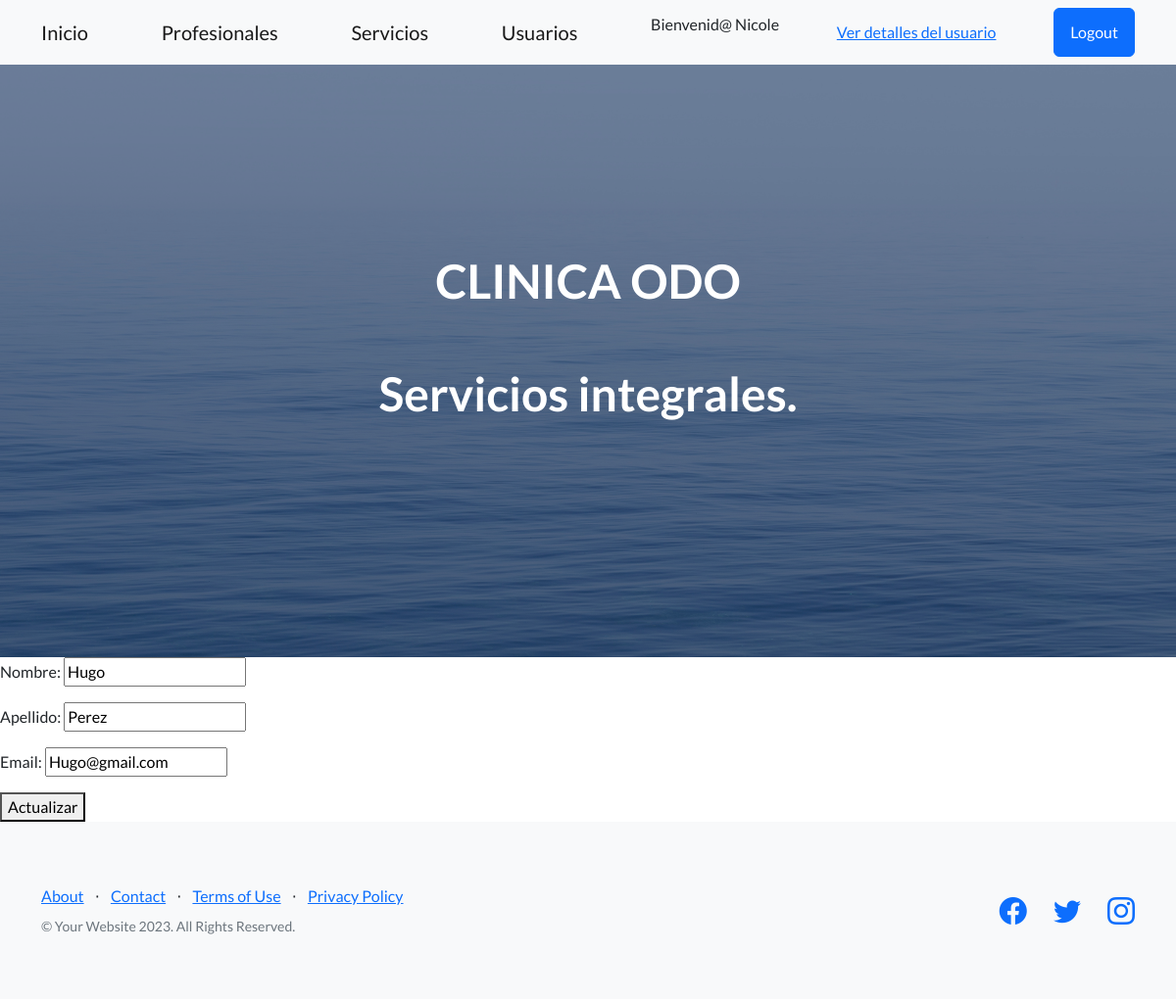
The page /ClinicaODO/editar-profesionales/1 (signed in) on the database its author committed.
### ClinicaODON/models.py (models this page shows, shortened)
class Profesionales(models.Model):
   nombre= models.CharField(max_length=30)
   apellido= models.CharField(max_length=30)
   email= models.EmailField(null=True)

### ClinicaODON/views.py (the view)
# urls.py: path('editar-profesionales/<int:id>', editarProfesional, name="EditarProfesional"),
@staff_member_required(login_url='/ClinicaODO/autorizacion')
def editarProfesional(req, id):
    profesional= Profesionales.objects.get(id=id)
    if req.method== 'POST':
        miFormulario= ProfesionalesFormulario(req.POST)
        if miFormulario.is_valid():
            data= miFormulario.cleaned_data
            profesional.nombre= data["nombre"]
            profesional.apellido= data["apellido"]
            profesional.email= data["email"]
            profesional.save()
            return render(req, "inicio.html", {"mensaje": "Profesional actualizado con exito"})
        else:
            return render(req, "inicio.html", {"mensaje": "Formulario invalido"})
    else :
        miFormulario=  ProfesionalesFormulario(initial= {
            "nombre": profesional.nombre,
            "apellido": profesional.apellido,
            "email": profesional.email})
        return render(req, "editarProfesional.html", {"miFormulario": miFormulario, "id": profesional.id})

### ClinicaODON/forms.py
class ProfesionalesFormulario(forms.Form):
   nombre= forms.CharField(required=True)
   apellido= forms.CharField(required=True)
   email= forms.EmailField(required=True)

### ClinicaODON/templates/editarProfesional.html
{% extends 'padre.html' %}
{% block contenidoQueCambia %}
        <form action="{% url 'EditarProfesional' id %}" method="post">{% csrf_token %}
            {{miFormulario.as_p}}
            <button type="submit">Actualizar</button>
        </form>
{% endblock contenidoQueCambia %}

### ClinicaODON/templates/navbar.html (shortened to what this page needs)
<nav class="navbar navbar-light bg-light static-top">
    <div class="container">
        <a class="navbar-brand" href="/ClinicaODO/">Inicio</a>
        <a class="navbar-brand" href="/ClinicaODO/lista-profesionales">Profesionales</a>
        <a class="navbar-brand" href="{% url 'ListaServicios' %}">Servicios</a>
        <a class="navbar-brand" href="/ClinicaODO/usuarios">Usuarios</a>
        {% if user.is_authenticated %}
            <p>Bienvenid@ {{user.username}}</p>
            <a href="{% url 'user_detail' %}">Ver detalles del usuario</a>
            <a class="btn btn-primary" href="{% url 'Logout' %}">Logout</a>
        {% else %}
                <a class="btn btn-primary" href="{% url 'Login' %}">Login</a>
                <a class="btn btn-primary" href="{% url 'Registrar' %}">Sign Up</a>
        {% endif %}
    </div>
</nav>

### rows shown on the page
Profesionales: nombre "Hugo", apellido "Perez", email "Hugo@gmail.com"

### other values the page prints
{{ user.username }} "Nicole"
